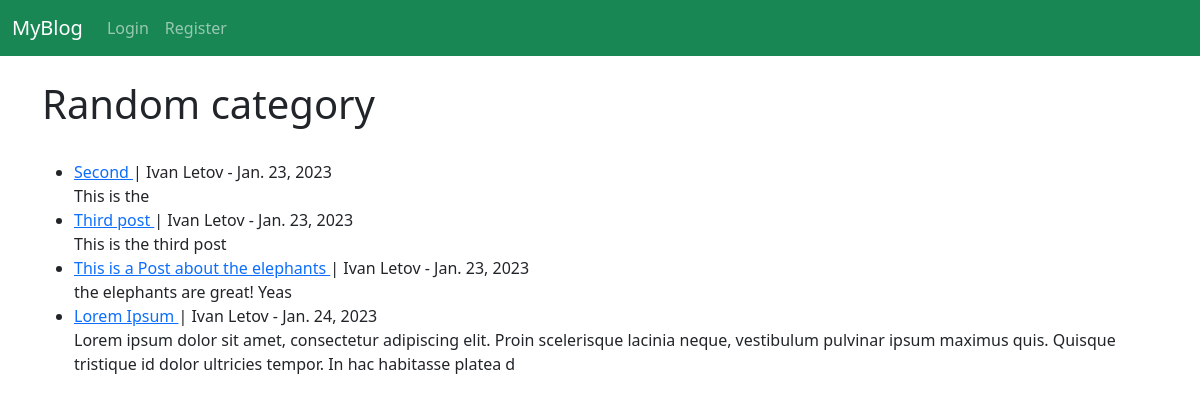
/category/random/, run on an earlier commit of the app's database.
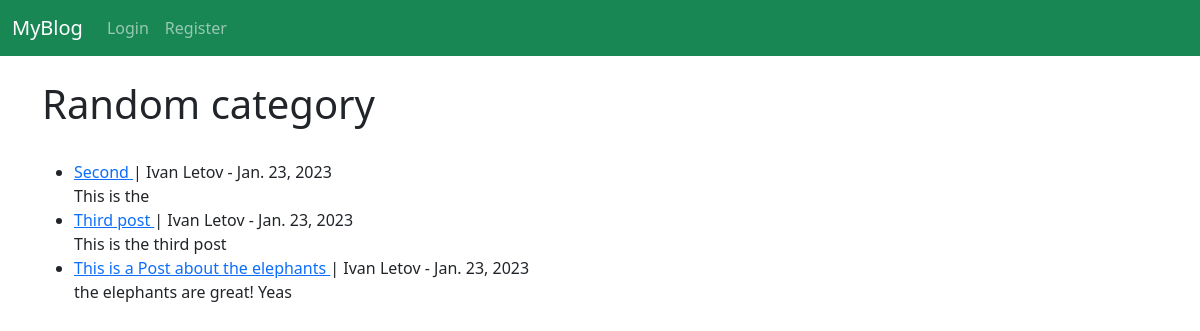
And on a later commit of the database.
### myblog/models.py (models this page shows, shortened)
class Post(models.Model):
	title = models.CharField(max_length=255)
	title_tag = models.CharField(max_length=255, default="My Blog")
	author = models.ForeignKey(User, on_delete=models.CASCADE)
	body = models.TextField()
	post_date = models.DateField(auto_now_add=True)
	category = models.CharField(max_length=255, default="random")
	likes = models.ManyToManyField(User, related_name='blog_posts') # related_name is like the ForeignKey

### myblog/views.py (the view)
# urls.py: path('category/<str:cat>/', CategoryView, name='category'),
def CategoryView(request, cat):
	category_posts = Post.objects.filter(category=cat.replace('-', ' '))
	return render(request, 'categories.html', {'cat':cat.title().replace('-', ' '), 'category_posts':category_posts })

### myblog/templates/categories.html (shortened to what this page needs)
{% extends 'base.html' %}
{% block content %}
{% if category_posts %}
<h1>{{ cat }} category</h1>
<br>
<ul>
{% for post in category_posts %}
	<li>
		<a href="{% url 'article-detail' post.pk %}">
			{{ post.title }}
		</a>
		| {{ post.author.first_name }}
		{{ post.author.last_name }} -
		{{ post.post_date }}
		<br>
		{{ post.body|slice:":200"|safe }}
	</li>
{% endfor %}
</ul>
{% else %}
<br>
<h4>Sorry, this category does not exist...</h4>
{% endif %}
{% endblock %}

What changed in the data, as far as the page shows it:
removed Post: title "Lorem Ipsum", author.first_name "Ivan", author.last_name "Letov", post_date "Jan. 24, 2023", body "Lorem ipsum dolor sit amet, consectetur adipiscing elit. Proin scelerisque lacinia neque, vestibulum pulvinar ipsum maximus quis. Quisque tristique id dolor ultricies tempor. In hac habitasse platea d"
